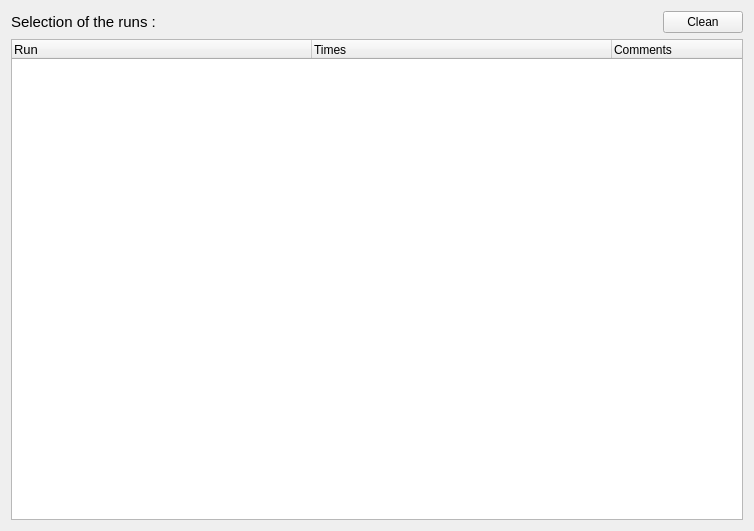
<?xml version="1.0" encoding="UTF-8"?>
<ui version="4.0">
 <class>ui_score_select</class>
 <widget class="QWidget" name="ui_score_select">
  <property name="geometry">
   <rect>
    <x>0</x>
    <y>0</y>
    <width>754</width>
    <height>531</height>
   </rect>
  </property>
  <property name="windowTitle">
   <string>Form</string>
  </property>
  <layout class="QGridLayout" name="gridLayout">
   <item row="0" column="0">
    <layout class="QVBoxLayout" name="verticalLayout_5">
     <item>
      <layout class="QHBoxLayout" name="horizontalLayout">
       <item>
        <widget class="QLabel" name="label_8">
         <property name="font">
          <font>
           <family>Arial</family>
           <pointsize>11</pointsize>
          </font>
         </property>
         <property name="text">
          <string>Selection of the runs :</string>
         </property>
        </widget>
       </item>
       <item>
        <spacer name="horizontalSpacer_3">
         <property name="orientation">
          <enum>Qt::Horizontal</enum>
         </property>
         <property name="sizeHint" stdset="0">
          <size>
           <width>40</width>
           <height>20</height>
          </size>
         </property>
        </spacer>
       </item>
       <item>
        <widget class="QPushButton" name="bt_clean">
         <property name="text">
          <string>Clean</string>
         </property>
        </widget>
       </item>
      </layout>
     </item>
     <item>
      <widget class="QTreeWidget" name="tw_runs">
       <property name="autoFillBackground">
        <bool>false</bool>
       </property>
       <property name="headerHidden">
        <bool>false</bool>
       </property>
       <attribute name="headerVisible">
        <bool>true</bool>
       </attribute>
       <attribute name="headerCascadingSectionResizes">
        <bool>true</bool>
       </attribute>
       <attribute name="headerDefaultSectionSize">
        <number>300</number>
       </attribute>
       <attribute name="headerHighlightSections">
        <bool>true</bool>
       </attribute>
       <attribute name="headerMinimumSectionSize">
        <number>31</number>
       </attribute>
       <attribute name="headerShowSortIndicator" stdset="0">
        <bool>false</bool>
       </attribute>
       <attribute name="headerStretchLastSection">
        <bool>true</bool>
       </attribute>
       <column>
        <property name="text">
         <string>Run</string>
        </property>
        <property name="font">
         <font>
          <pointsize>10</pointsize>
         </font>
        </property>
       </column>
       <column>
        <property name="text">
         <string>Times</string>
        </property>
       </column>
       <column>
        <property name="text">
         <string>Comments</string>
        </property>
       </column>
      </widget>
     </item>
    </layout>
   </item>
  </layout>
 </widget>
 <resources/>
 <connections/>
</ui>
